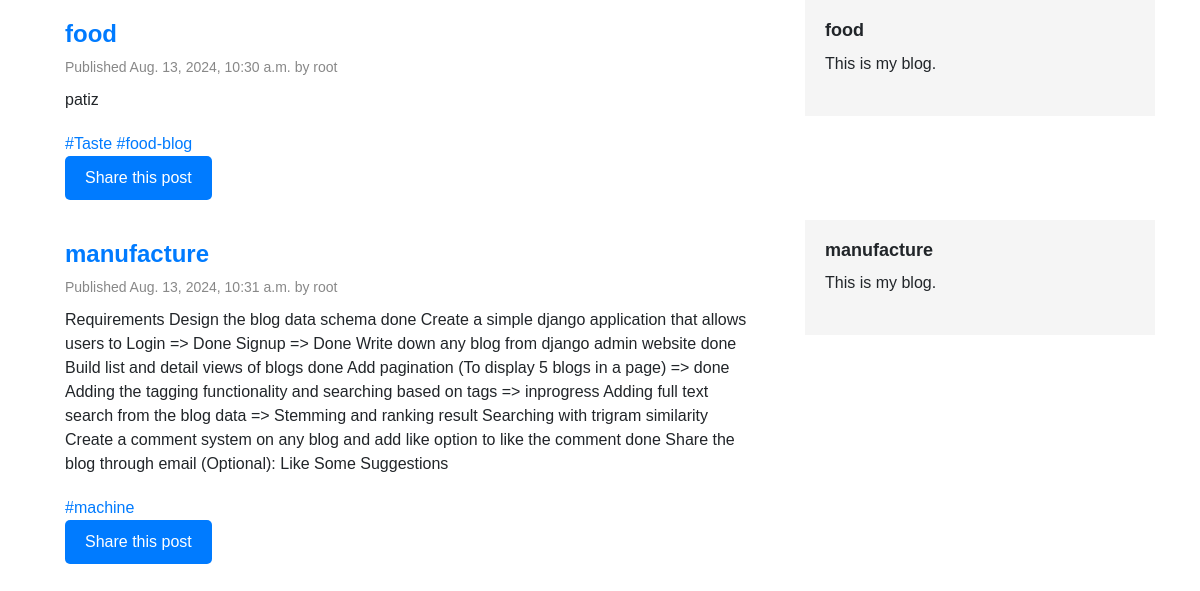
/home/, run on the app's committed database.
### blog/models.py (models this page shows, shortened)
class Blog(models.Model):
    title = models.CharField(max_length=200)
    slug = models.SlugField(max_length=200, unique=True, blank=True)
    author = models.ForeignKey(User, on_delete=models.CASCADE, related_name='blogs')
    content = models.TextField()
    created_at = models.DateTimeField(auto_now_add=True)
    tags = TaggableManager()

### blog/views.py (the view)
# urls.py: path('home/', views.BlogListView.as_view(), name='blog_list'),
class BlogListView(ListView):
    model = Blog
    paginate_by = 5
    context_object_name = 'blog'
    template_name = 'blog/blog_list.html'

### blog/templates/blog/blog_list.html (shortened to what this page needs)
{% extends "base_generic.html" %}
{%block content%}
    <div class="container">
        {% for data in blog%}
        <div class="row">
            <div class="col-md-8">
                <div class="post-container">
                    <a href="{{data.slug}}"><h1 class="post-title">{{data.title}}</h1></a>
                    <div class="post-meta">Published {{ data.created_at|date:"M. d, Y, H:i a" }} by {{ data.author }}</div>
                    <div class="post-content">
                        {{data.content}}
                    </div>
                    {%for tag in data.tags.all%}
                    <a href="{% url 'blog:tagged' tag.slug %}"> #{{ tag.name }}</a>
                    {%endfor%}
                    <br>
                    <button class="share-button">Share this post</button>
                </div>
            </div>
            <div class="col-md-4">
                <div class="sidebar">
                    <h2 class="sidebar-title">{{data.title}}</h2>
                    <div class="sidebar-content">
                        This is my blog.
                    </div>
                </div>
            </div>
        </div>
        {%endfor%}
    </div>
    {%endblock content%}

### blog/templates/base_generic.html (style rules this page uses)
body { font-family: sans-serif; }
.post-container { padding: 20px; }
.post-title { font-size: 24px; font-weight: bold; }
.post-meta { font-size: 14px; color: #888; margin-bottom: 10px; }
.post-content { margin-bottom: 20px; }
.sidebar { background-color: #f5f5f5; padding: 20px; }
.sidebar-title { font-size: 18px; font-weight: bold; margin-bottom: 10px; }
.sidebar-content { margin-bottom: 20px; }
.share-button { background-color: #007bff; color: #fff; padding: 10px 20px; border: none; border-radius: 5px; cursor: pointer; }

### data on the page
Blog: title "food", created_at "Aug. 13, 2024, 10:30 a.m.", author "root", content "patiz"
Tag: name "Taste"
Tag: name "food-blog"
Blog: title "manufacture", created_at "Aug. 13, 2024, 10:31 a.m.", author "root", content "Requirements Design the blog data schema done Create a simple django application that allows users to Login => Done Signup => Done Write down any blog from django admin website done Build list and detail views of blogs done Add pagination (To display 5 blogs in a page) => done Adding the tagging functionality and searching based on tags => inprogress Adding full text search from the blog data => Stemming and ranking result Searching with trigram similarity Create a comment system on any blog and add like option to like the comment done Share the blog through email (Optional): Like Some Suggestions"
Tag: name "machine"
